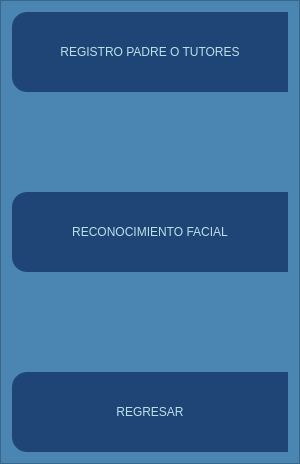
           <widget class="QFrame" name="frame_izquierda">
            <property name="minimumSize">
             <size>
              <width>300</width>
              <height>0</height>
             </size>
            </property>
            <property name="maximumSize">
             <size>
              <width>300</width>
              <height>16777215</height>
             </size>
            </property>
            <property name="styleSheet">
             <string notr="true">QFrame{
background-color: rgb(75,134,178);
}
QPushButton{
background-color: rgb(31, 69,118);
border-top-left-radius: 15px;
border-bottom-left-radius: 15px;
color: rgb(188,225,231);
font: 77 9pt  &quot;MS Reference Sans Serif&quot;;
}
QPushButton:hover{
background-color: rgb(188,225,231);
border-top-left-radius: 15px;
border-bottom-left-radius: 15px;
color: rgb(31, 69,118);
font: 77 9.5pt &quot;MS Reference Sans Serif&quot;;
}
</string>
            </property>
            <property name="frameShape">
             <enum>QFrame::StyledPanel</enum>
            </property>
            <property name="frameShadow">
             <enum>QFrame::Raised</enum>
            </property>
            <layout class="QVBoxLayout" name="verticalLayout_5">
             <item>
              <layout class="QVBoxLayout" name="verticalLayout_3">
               <property name="spacing">
                <number>100</number>
               </property>
               <item>
                <widget class="QPushButton" name="but_base_datos">
                 <property name="minimumSize">
                  <size>
                   <width>0</width>
                   <height>80</height>
                  </size>
                 </property>
                 <property name="maximumSize">
                  <size>
                   <width>300</width>
                   <height>80</height>
                  </size>
                 </property>
                 <property name="styleSheet">
                  <string notr="true"/>
                 </property>
                 <property name="text">
                  <string>REGISTRO PADRE O TUTORES</string>
                 </property>
                 <property name="icon">
                  <iconset>
                   <normaloff>registro e padres o tutores.png</normaloff>registro e padres o tutores.png</iconset>
                 </property>
                 <property name="iconSize">
                  <size>
                   <width>50</width>
                   <height>60</height>
                  </size>
                 </property>
                </widget>
               </item>
               <item>
                <widget class="QPushButton" name="but_modificar">
                 <property name="minimumSize">
                  <size>
                   <width>0</width>
                   <height>80</height>
                  </size>
                 </property>
                 <property name="maximumSize">
                  <size>
                   <width>300</width>
                   <height>80</height>
                  </size>
                 </property>
                 <property name="styleSheet">
                  <string notr="true"/>
                 </property>
                 <property name="text">
                  <string>RECONOCIMIENTO FACIAL</string>
                 </property>
                 <property name="icon">
                  <iconset>
                   <normaloff>reconocimiento facial.png</normaloff>reconocimiento facial.png</iconset>
                 </property>
                 <property name="iconSize">
                  <size>
                   <width>60</width>
                   <height>60</height>
                  </size>
                 </property>
                </widget>
               </item>
               <item>
                <widget class="QPushButton" name="but_regresar">
                 <property name="sizePolicy">
                  <sizepolicy hsizetype="Minimum" vsizetype="Fixed">
                   <horstretch>0</horstretch>
                   <verstretch>0</verstretch>
                  </sizepolicy>
                 </property>
                 <property name="minimumSize">
                  <size>
                   <width>0</width>
                   <height>80</height>
                  </size>
                 </property>
                 <property name="maximumSize">
                  <size>
                   <width>300</width>
                   <height>80</height>
                  </size>
                 </property>
                 <property name="styleSheet">
                  <string notr="true"/>
                 </property>
                 <property name="text">
                  <string>REGRESAR</string>
                 </property>
                 <property name="icon">
                  <iconset>
                   <normaloff>ICO ATRAS.png</normaloff>ICO ATRAS.png</iconset>
                 </property>
                 <property name="iconSize">
                  <size>
                   <width>150</width>
                   <height>150</height>
                  </size>
                 </property>
                </widget>
               </item>
              </layout>
             </item>
            </layout>
           </widget>
